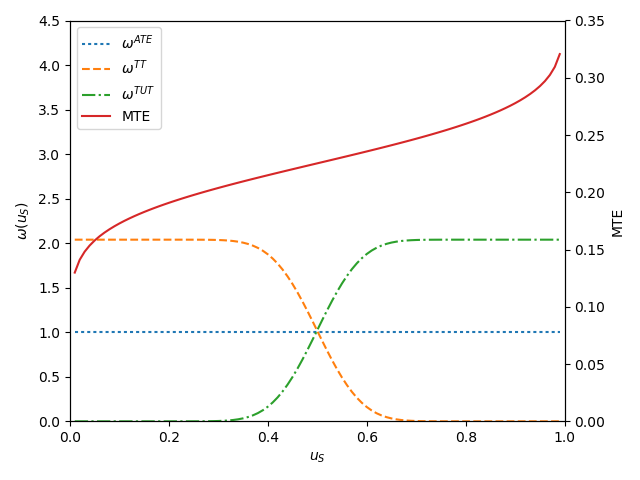

Python code for this plot:
# -*- coding: utf-8 -*-
"""
Created on Wed Jan 10 13:46:45 2018

@author: master
"""

import numpy as np
import matplotlib.pyplot as plt

from scipy.stats import multivariate_normal, norm

from scipy.integrate import quad
from scipy.stats import norm

from grmpy.simulate.simulate_auxiliary import simulate_covariates
from grmpy.simulate.simulate_auxiliary import construct_covariance_matrix
from grmpy.simulate.simulate_auxiliary import mte_information
from grmpy.read.read import read

filename = ('tutorial.grmpy.ini')

init_dict = read(filename)
GRID = np.linspace(0.01, 0.99, num=99, endpoint=True)

def weights_treatment_parameters(init_dict, GRID):
    """This function calculates the weights for the special case in
    Heckman & Vytlacil (2005) Figure 1B.

    """
    GRID = np.linspace(0.01, 0.99, num=99, endpoint=True)

    coeffs_untreated = init_dict['UNTREATED']['all']
    coeffs_treated = init_dict['TREATED']['all']
    cov = construct_covariance_matrix(init_dict)
    
    x = simulate_covariates(init_dict, 'TREATED')
    # We take the specified distribution for the cost shifters from the paper.
    cost_mean, cost_sd = -0.0026, np.sqrt(0.270)
    v_mean, v_sd = 0.00, np.sqrt(cov[2, 2])

    eval_points = norm.ppf(GRID, loc=v_mean, scale=v_sd)

    ate_weights = np.tile(1.0, 99)
    tut_weights = norm.cdf(eval_points, loc=cost_mean, scale=cost_sd)

    tt_weights = 1 - tut_weights

    def tut_integrand(point):
        eval_point = norm.ppf(point, loc=v_mean, scale=v_sd)
        return norm.cdf(eval_point, loc=cost_mean, scale=cost_sd)

    def tt_integrand(point):
        eval_point = norm.ppf(point, loc=v_mean, scale=v_sd)
        return norm.cdf(eval_point, loc=cost_mean, scale=cost_sd)

    # Scaling so that the weights integrate to one.
    tut_scaling = quad(tut_integrand, 0.01, 0.99)[0]
    tut_weights = tut_weights / tut_scaling

    tt_scaling = quad(tt_integrand, 0.01, 0.99)[0]
    tt_weights = tt_weights / tt_scaling
    
    mte = mte_information(coeffs_treated, coeffs_untreated, cov, GRID, x)
    
    return ate_weights, tt_weights, tut_weights, mte


def plot_weights_marginal_effect(ate, tt, tut, mte):
    ax = plt.figure().add_subplot(111)

    ax.set_xlabel('$u_S$')
    ax.set_ylabel('$\omega(u_S)$')
    ax.set_ylim(0, 4.5)
    ax.set_xlim(0.0, 1.0)
    ax.plot(GRID, ate, label='$\omega^{ATE}$', linestyle=':')
    ax.plot(GRID, tt, label='$\omega^{TT}$', linestyle='--')
    ax.plot(GRID, tut, label='$\omega^{TUT}$', linestyle='-.')
    ax.plot(GRID, mte, label='MTE')
    plt.legend()

    ax2 = ax.twinx()
    ax2.set_ylabel('MTE')
    ax2.set_ylim(0, 0.35)

    plt.tight_layout()
    plt.savefig('fig-weights-marginal-effect.png')


if __name__ == '__main__':
    ate_weights, tt_weights, tut_weights, mte = weights_treatment_parameters(init_dict, GRID)
    plot_weights_marginal_effect(ate_weights, tt_weights, tut_weights, mte)